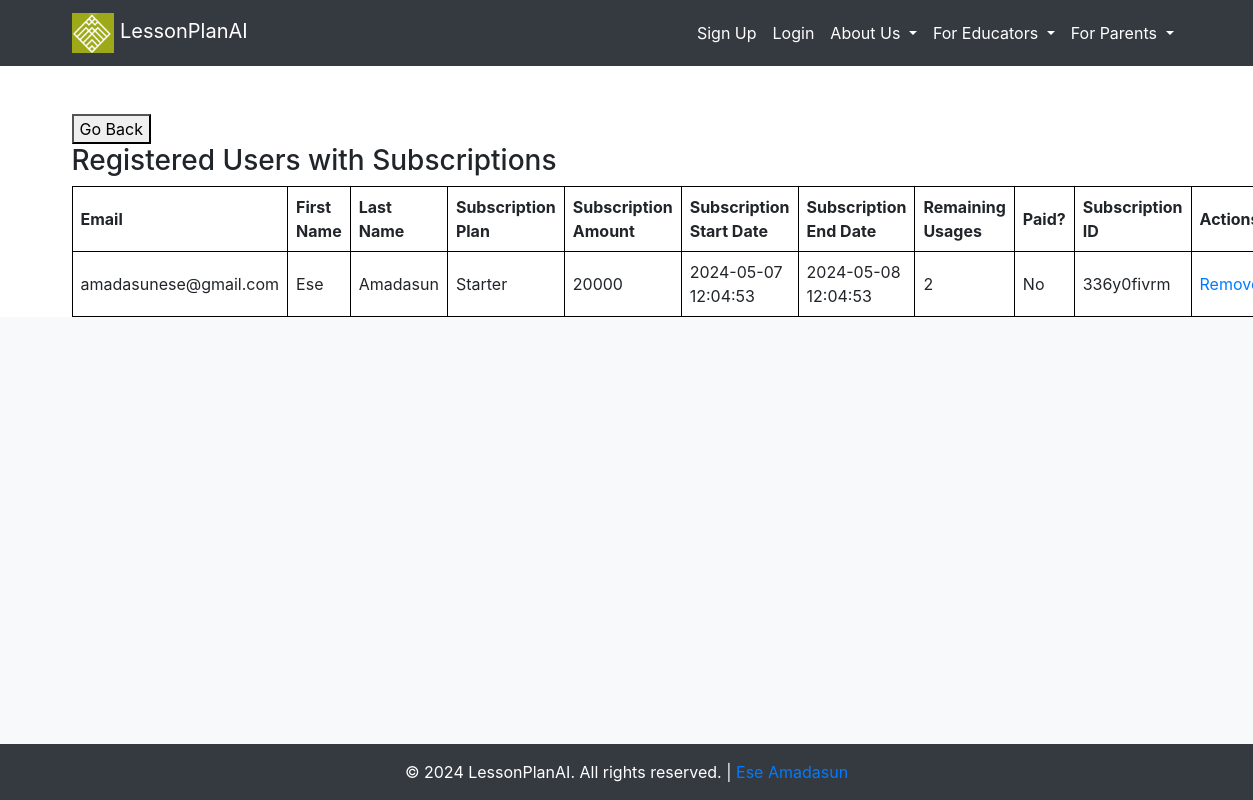
Screenshot of /subscribed_users with the database file from the repository.
### src/accounts/models.py (models this page shows, shortened)
class User(UserMixin, db.Model):
    __tablename__ = "users"
    id = db.Column(db.Integer, primary_key=True)
    email = db.Column(db.String, unique=True, nullable=False)
    first_name = db.Column(db.String, nullable=False)
    last_name = db.Column(db.String, nullable=False)
    password = db.Column(db.String, nullable=False)
    created_on = db.Column(db.DateTime, nullable=False)
    is_admin = db.Column(db.Boolean, nullable=False, default=False)
    is_confirmed = db.Column(db.Boolean, nullable=True, default=False)
    confirmed_on = db.Column(db.DateTime, nullable=True)
    subscription = db.relationship('Subscription', backref='user', uselist=False)
    tutor = db.relationship('Tutor', backref='user', uselist=False)

class Subscription(db.Model):
    __tablename__ = "subscriptions"
    id = db.Column(db.Integer, primary_key=True)
    plan = db.Column(db.String(50))
    amount = db.Column(db.Integer)
    start_date = db.Column(db.DateTime, default=datetime.utcnow)
    end_date = db.Column(db.DateTime)
    remaining_usages = db.Column(db.Integer)
    paid = db.Column(db.Boolean, default=False)
    user_id = db.Column(db.Integer, db.ForeignKey('users.id'), nullable=False)
    paystack_subscription_id = db.Column(db.String(50), nullable=False)

### src/core/views.py (the view)
@core_bp.route('/subscribed_users')
def subscribed_users():
    users = User.query.filter(User.subscription != None).all()
    return render_template('accounts/subscribed_users.html', users=users)

### src/templates/accounts/subscribed_users.html
{% extends "_base.html" %}
{% block content %}
<button onclick="window.history.back();">Go Back</button>
<br>
<h3>Registered Users with Subscriptions</h3>
  <table style="border-collapse: collapse; width: 100%;">
    <tr>
      <th style="border: 1px solid black;">Email</th>
      <th style="border: 1px solid black;">First Name</th>
      <th style="border: 1px solid black;">Last Name</th>
      <th style="border: 1px solid black;">Subscription Plan</th>
      <th style="border: 1px solid black;">Subscription Amount</th>
      <th style="border: 1px solid black;">Subscription Start Date</th>
      <th style="border: 1px solid black;">Subscription End Date</th>
      <th style="border: 1px solid black;">Remaining Usages</th>
      <th style="border: 1px solid black;">Paid?</th>
      <th style="border: 1px solid black;">Subscription ID</th>
      <th style="border: 1px solid black;">Actions</th>
    </tr>
    {% for user in users %}
      {% if user.subscription %}
        <tr>
          <td style="border: 1px solid black;">{{ user.email }}</td>
          <td style="border: 1px solid black;">{{ user.first_name }}</td>
          <td style="border: 1px solid black;">{{ user.last_name }}</td>
          <td style="border: 1px solid black;">{{ user.subscription.plan }}</td>
          <td style="border: 1px solid black;">{{ user.subscription.amount }}</td>
          <td style="border: 1px solid black;">{{ user.subscription.start_date.strftime('%Y-%m-%d %H:%M:%S') }}</td>
          <td style="border: 1px solid black;">{{ user.subscription.end_date.strftime('%Y-%m-%d %H:%M:%S') }}</td>
          <td style="border: 1px solid black;">{{ user.subscription.remaining_usages }}</td>
          <td style="border: 1px solid black;">{{ 'Yes' if user.subscription.paid else 'No' }}</td>
          <td style="border: 1px solid black;">{{ user.subscription.paystack_subscription_id }}</td>
          <td style="border: 1px solid black;">
            <a href="{{ url_for('core.delete_subscribed_user', subscription_id=user.subscription.id) }}">Remove</a>
          </td>
        </tr>
      {% endif %}
    {% endfor %}
  </table>
  {% endblock %}

### src/static/styles.css (style rules this page uses)
a { text-decoration: none; }
body { display: flex; flex-direction: column; min-height: 100vh; }
table { width: 100%; border-collapse: collapse; }
th, td { border: 1px solid black; padding: 8px; text-align: left; }

### rows the page displays
User: email "amadasunese@gmail.com", first_name "Ese", last_name "Amadasun", subscription.plan "Starter", subscription.amount "20000", subscription.start_date "2024-05-07 12:04:53", subscription.end_date "2024-05-08 12:04:53", subscription.remaining_usages "2", subscription.paystack_subscription_id "336y0fivrm"
Subscription: paid "No"
